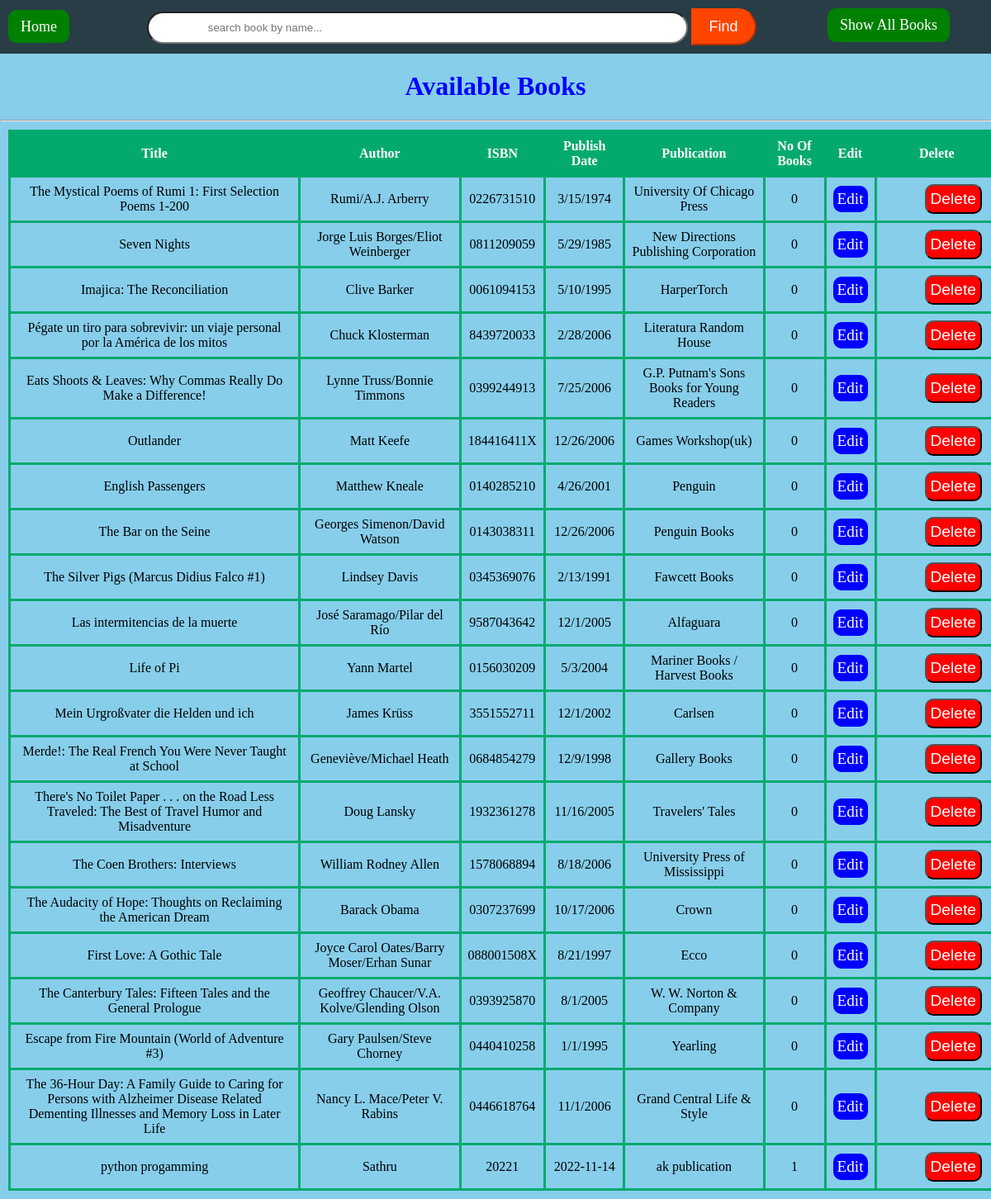
Page /searchBook on the earlier database version.
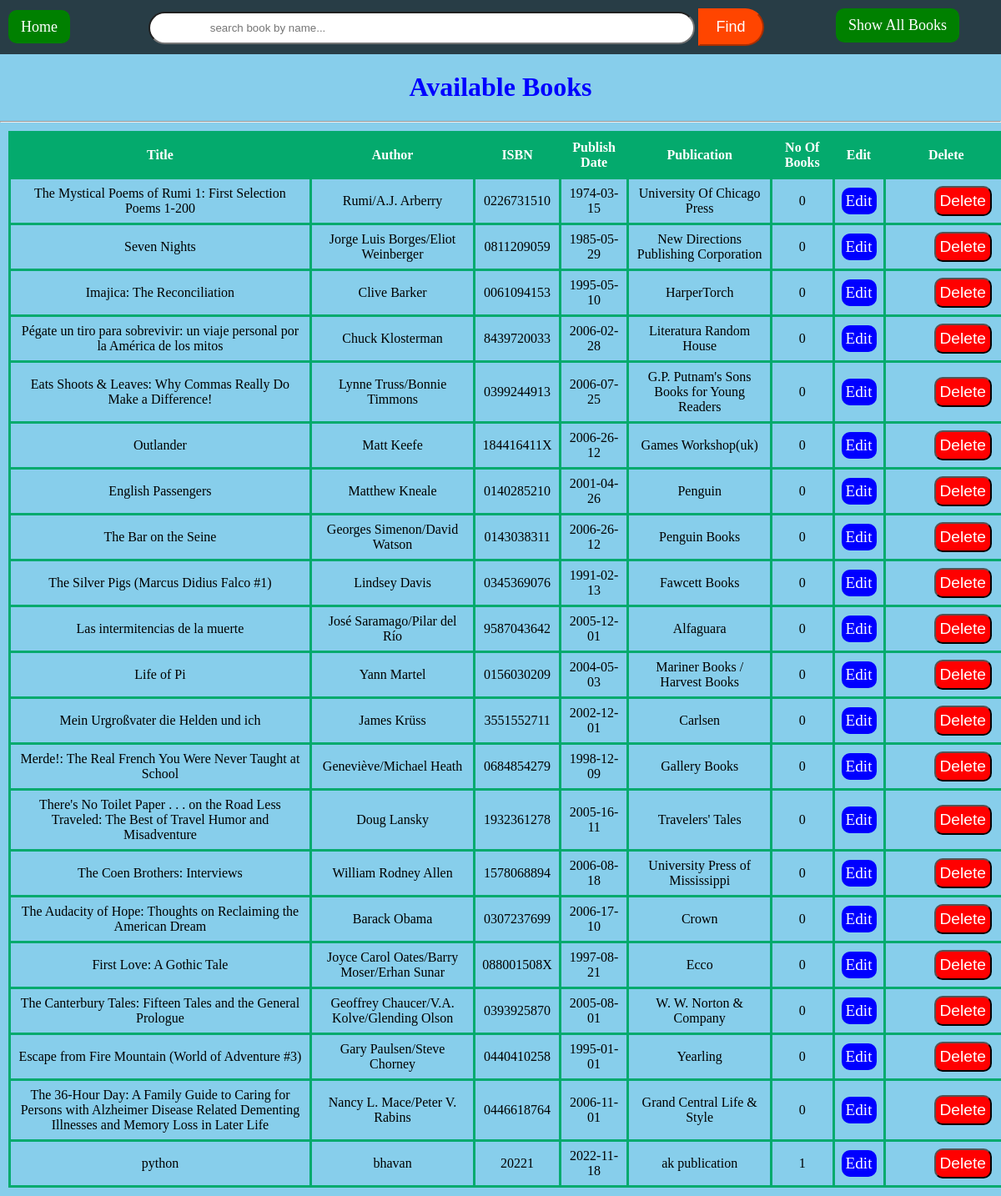
Same page on the later database version.
### tables this page shows
CREATE TABLE bookStocks (title text, author text, isbn text primary key,
       pubDate text, publication text, nob integer);

### app.py (the view)
@app.route("/searchBook", methods = ['POST', 'GET'])
def searchBook():
   mydb = sqlite3.connect("lbms.db")
   mycursor = mydb.cursor()
   mycursor.execute("select * from bookStocks")
   datas = mycursor.fetchall()
   if request.method == 'POST':
      title = request.form.get("title")
      mycursor.execute("select * from bookStocks where title like ? order by title asc", ('%'+str(title)+'%',))
      datas = mycursor.fetchall()
   mydb.commit()
   mycursor.close()
   mydb.close()
   return render_template("searchBook.html", books = datas)

### templates/searchBook.html (shortened to what this page needs)
<!DOCTYPE html>
<html lang="en">
<head>
    <link rel="stylesheet" href="{{url_for('static',filename = 'css/table.css')}}">
</head>
<body>
    <nav><a href="/home">Home</a>
        <form action="/searchBook" method="post">
            <input type="search" name="title" id="search" placeholder="search book by name..." required>
            <input type="submit" value="Find">
        </form>
        <a href="/searchBook" class="all-book">Show All Books</a>
    </nav>
    <h1>Available Books</h1>
    <hr>
    <div>
        <table>
            <thead>
                <tr>
                    <th>Title</th>
                    <th>Author</th>
                    <th>ISBN</th>
                    <th>Publish Date</th>
                    <th>Publication</th>
                    <th>No Of Books</th>
                    <th>Edit</th>
                    <th>Delete</th>
                </tr>
            </thead>
            {% for book in books %}
                <tr>
                    <td>{{book[0]}}</td>
                    <td>{{book[1]}}</td>
                    <td>{{book[2]}}</td>
                    <td>{{book[3]}}</td>
                    <td>{{book[4]}}</td>
                    <td>{{book[5]}}</td>
                    <td><a class="btn-edit" href="{{url_for('editBook',bookId=book[2])}}">Edit</a></td>
                    <td><form action="/deleteBook/{{book[2]}}" method="post"
                        onsubmit="return confirm('Are you sure you wish to delete?');">
                            <input class="btn-delete" type="submit" value="Delete">
                        </form>
                    </td>
                </tr>
            {% endfor %}
        </table>
    </div>
</body>
</html>

Differences in the rows shown:
changed bookStocks "The Mystical Poems of Rumi 1: First Selection Poems 1-200": pubDate "3/15/1974" → "1974-03-15"
changed bookStocks "Seven Nights": pubDate "5/29/1985" → "1985-05-29"
changed bookStocks "Imajica: The Reconciliation": pubDate "5/10/1995" → "1995-05-10"
changed bookStocks "Pégate un tiro para sobrevivir: un viaje personal por la América de los mitos": pubDate "2/28/2006" → "2006-02-28"
changed bookStocks "Eats Shoots & Leaves: Why Commas Really Do Make a Difference!": pubDate "7/25/2006" → "2006-07-25"
changed bookStocks "Outlander": pubDate "12/26/2006" → "2006-26-12"
changed bookStocks "English Passengers": pubDate "4/26/2001" → "2001-04-26"
changed bookStocks "The Bar on the Seine": pubDate "12/26/2006" → "2006-26-12"
changed bookStocks "The Silver Pigs (Marcus Didius Falco #1)": pubDate "2/13/1991" → "1991-02-13"
changed bookStocks "Las intermitencias de la muerte": pubDate "12/1/2005" → "2005-12-01"
changed bookStocks "Life of Pi": pubDate "5/3/2004" → "2004-05-03"
changed bookStocks "Mein Urgroßvater die Helden und ich": pubDate "12/1/2002" → "2002-12-01"
changed bookStocks "Merde!: The Real French You Were Never Taught at School": pubDate "12/9/1998" → "1998-12-09"
changed bookStocks "Doug Lansky": pubDate "11/16/2005" → "2005-16-11"
changed bookStocks "The Coen Brothers: Interviews": pubDate "8/18/2006" → "2006-08-18"
changed bookStocks "The Audacity of Hope: Thoughts on Reclaiming the American Dream": pubDate "10/17/2006" → "2006-17-10"
changed bookStocks "First Love: A Gothic Tale": pubDate "8/21/1997" → "1997-08-21"
changed bookStocks "The Canterbury Tales: Fifteen Tales and the General Prologue": pubDate "8/1/2005" → "2005-08-01"
changed bookStocks "Escape from Fire Mountain (World of Adventure #3)": pubDate "1/1/1995" → "1995-01-01"
changed bookStocks "Nancy L. Mace/Peter V. Rabins": pubDate "11/1/2006" → "2006-11-01"
changed bookStocks "ak publication": title "python progamming" → "python"; author "Sathru" → "bhavan"; pubDate "2022-11-14" → "2022-11-18"
